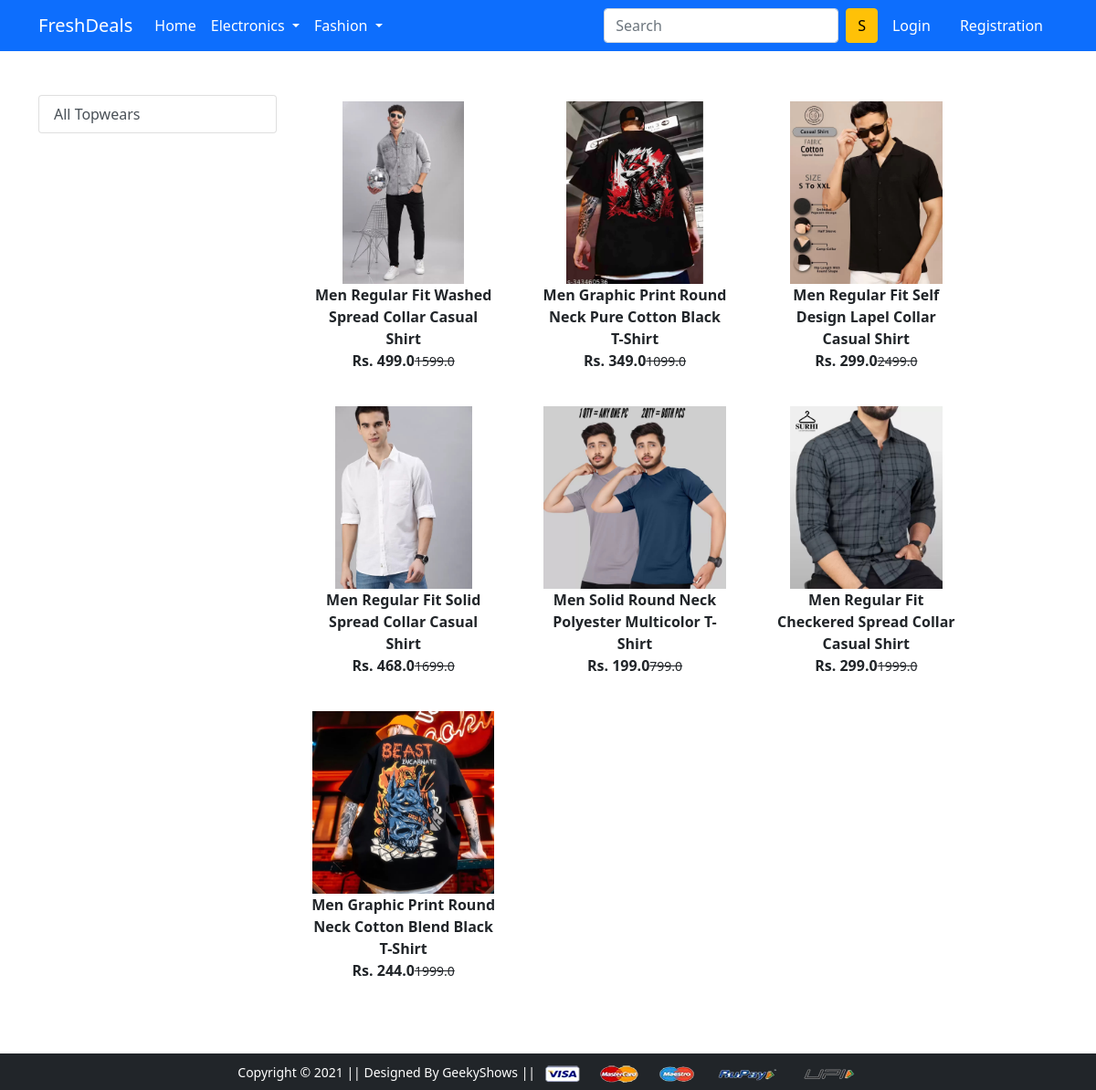
Screenshot of /topwear/ with the database file from the repository.
### app/models.py (models this page shows, shortened)
class Product(models. Model):
    title = models.CharField(max_length=100)
    selling_price = models.FloatField()
    discounted_price = models.FloatField()
    description = models.TextField()
    brand = models.CharField(max_length=100)
    category = models.CharField(choices=CATEGORY_CHOICE,
    max_length=2)
    product_image = models. ImageField(upload_to='productimg')

### app/views.py (the view)
# urls.py: path('topwear/', views.topwear, name='topwear'),
def topwear(request, data=None):
    if data == None:
        topwears = Product.objects.filter(category='TW')
    return render(request, 'app/topwear.html', {'topwears': topwears})

### app/templates/app/topwear.html (shortened to what this page needs)
{% extends 'app/base.html' %}
{% load static %}-
{% block main-content %}
<div class="container my-5">
    <div class="row">
        <div class="col-sm-3">
            <div class="list-group">
                <a href="{% url 'topwear' %}" class="list-group-item
                list-group-item-action" aria-current="true">All Topwears</a>
            </div>
        </div>
        <div class="col-sm-8">
            <div class="row">
                {% for product in topwears %}
                <div class="col-sm-4 text-center mb-4">
                    <a href="{% url 'product-detail' product.id %}"class="btn">
                        <div class="item">
                            <img src="{{product.product_image.url}}" alt="" height="200" class="">
                            <div class="fw-bold">{{product.title}}</div>
                            <div class="fw-bold">Rs. {{product.discounted_price}}<small class="fw-light text-decoration-line-through">{{product.selling_price}}</small></div>
                        </div>
                    </a>
                </div>
                {% endfor %}
            </div>
        </div>
    </div>
</div>
{% endblock main-content %}

### rows the page displays
Product: product_image (picture), title "Men Regular Fit Washed Spread Collar Casual Shirt", discounted_price "499.0", selling_price "1599.0"
Product: product_image (picture), title "Men Graphic Print Round Neck Pure Cotton Black T-Shirt", discounted_price "349.0", selling_price "1099.0"
Product: product_image (picture), title "Men Regular Fit Self Design Lapel Collar Casual Shirt", discounted_price "299.0", selling_price "2499.0"
Product: product_image (picture), title "Men Regular Fit Solid Spread Collar Casual Shirt", discounted_price "468.0", selling_price "1699.0"
Product: product_image (picture), title "Men Solid Round Neck Polyester Multicolor T-Shirt", discounted_price "199.0", selling_price "799.0"
Product: product_image (picture), title "Men Regular Fit Checkered Spread Collar Casual Shirt", discounted_price "299.0", selling_price "1999.0"
Product: product_image (picture), title "Men Graphic Print Round Neck Cotton Blend Black T-Shirt", discounted_price "244.0", selling_price "1999.0"
